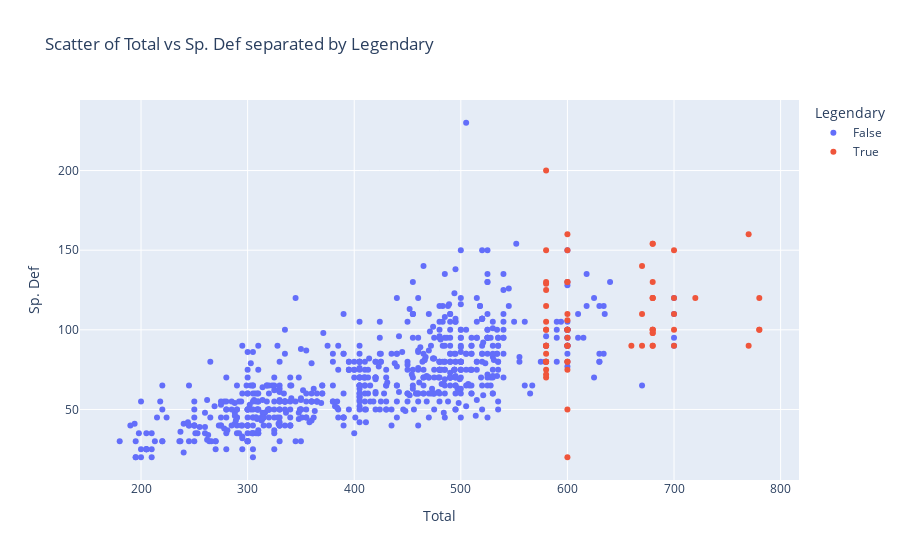

Write notebook code for a chart like this one.
### Code cell
import plotly.express as px
fig = px.scatter(pokemon,x = "Total", y= "Sp. Def", color="Legendary", title = "Scatter of Total vs Sp. Def separated by Legendary")
fig.show()

### Figure 1 — Plotly figure (JSON) as saved in the notebook; plotly's stock layout.template omitted (floating-point values rounded to 4 significant figures; data arrays with more than 128 entries replaced by an {"elided": "..."} marker saying what was removed)
{"data": [{"hovertemplate": "Legendary=False<br>Total=%{x}<br>Sp. Def=%{y}<extra></extra>", "legendgroup": "False", "marker": {"color": "#636efa", "symbol": "circle"}, "mode": "markers", "name": "False", "orientation": "v", "showlegend": true, "type": "scatter", "x": {"elided": "735 int values"}, "xaxis": "x", "y": {"elided": "735 int values"}, "yaxis": "y"}, {"hovertemplate": "Legendary=True<br>Total=%{x}<br>Sp. Def=%{y}<extra></extra>", "legendgroup": "True", "marker": {"color": "#EF553B", "symbol": "circle"}, "mode": "markers", "name": "True", "orientation": "v", "showlegend": true, "type": "scatter", "x": [580, 580, 580, 680, 780, 780, 580, 580, 580, 680, 680, 580, 580, 580, 600, 700, 600, 700, 670, 770, 670, 770, 680, 780, 600, 600, 600, 600, 600, 580, 580, 580, 680, 680, 600, 670, 680, 680, 600, 600, 600, 720, 600, 580, 580, 580, 580, 580, 580, 580, 680, 680, 600, 600, 660, 700, 700, 680, 680, 600, 600, 700, 600, 680, 600], "xaxis": "x", "y": [125, 90, 85, 90, 100, 120, 100, 75, 115, 154, 154, 100, 200, 150, 130, 150, 110, 120, 140, 160, 90, 90, 90, 100, 100, 50, 20, 160, 90, 130, 105, 70, 100, 120, 106, 110, 120, 100, 90, 100, 75, 120, 100, 72, 90, 129, 80, 90, 80, 80, 120, 100, 80, 80, 90, 90, 100, 98, 98, 95, 150, 110, 130, 130, 90], "yaxis": "y"}], "layout": {"legend": {"title": {"text": "Legendary"}, "tracegroupgap": 0}, "title": {"text": "Scatter of Total vs Sp. Def separated by Legendary"}, "xaxis": {"anchor": "y", "domain": [0, 1], "title": {"text": "Total"}}, "yaxis": {"anchor": "x", "domain": [0, 1], "title": {"text": "Sp. Def"}}}}
